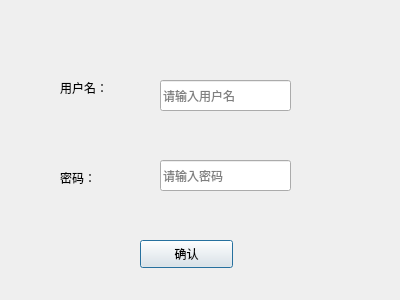
<?xml version="1.0" encoding="UTF-8"?>
<ui version="4.0">
 <class>NewCook</class>
 <widget class="QDialog" name="NewCook">
  <property name="geometry">
   <rect>
    <x>0</x>
    <y>0</y>
    <width>400</width>
    <height>300</height>
   </rect>
  </property>
  <property name="windowTitle">
   <string>Dialog</string>
  </property>
  <widget class="QLabel" name="label">
   <property name="geometry">
    <rect>
     <x>60</x>
     <y>80</y>
     <width>72</width>
     <height>15</height>
    </rect>
   </property>
   <property name="text">
    <string>用户名：</string>
   </property>
  </widget>
  <widget class="QLabel" name="label_2">
   <property name="geometry">
    <rect>
     <x>60</x>
     <y>170</y>
     <width>72</width>
     <height>15</height>
    </rect>
   </property>
   <property name="text">
    <string>密码：</string>
   </property>
  </widget>
  <widget class="QLineEdit" name="usernameEdit">
   <property name="geometry">
    <rect>
     <x>160</x>
     <y>80</y>
     <width>131</width>
     <height>31</height>
    </rect>
   </property>
   <property name="placeholderText">
    <string>请输入用户名</string>
   </property>
  </widget>
  <widget class="QLineEdit" name="pwdEdit">
   <property name="geometry">
    <rect>
     <x>160</x>
     <y>160</y>
     <width>131</width>
     <height>31</height>
    </rect>
   </property>
   <property name="placeholderText">
    <string>请输入密码</string>
   </property>
  </widget>
  <widget class="QPushButton" name="pushButton">
   <property name="geometry">
    <rect>
     <x>140</x>
     <y>240</y>
     <width>93</width>
     <height>28</height>
    </rect>
   </property>
   <property name="text">
    <string>确认</string>
   </property>
  </widget>
 </widget>
 <resources/>
 <connections/>
</ui>
